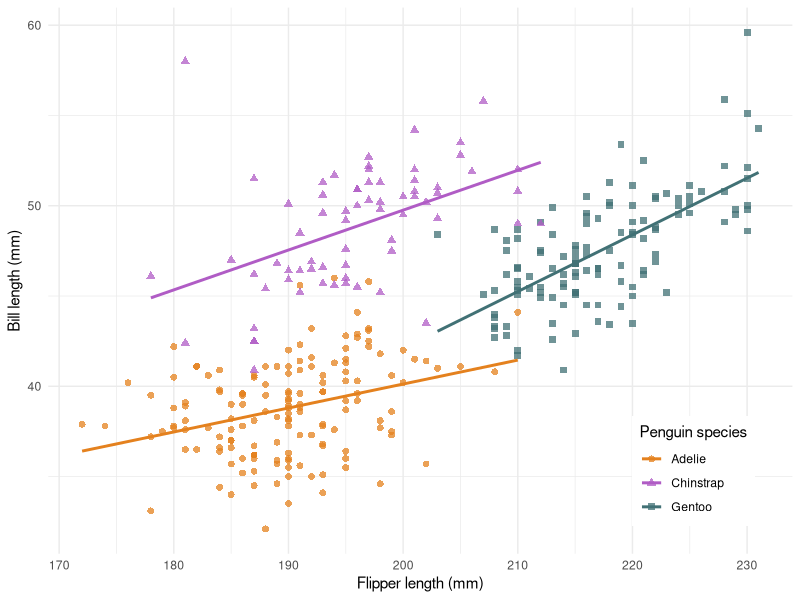
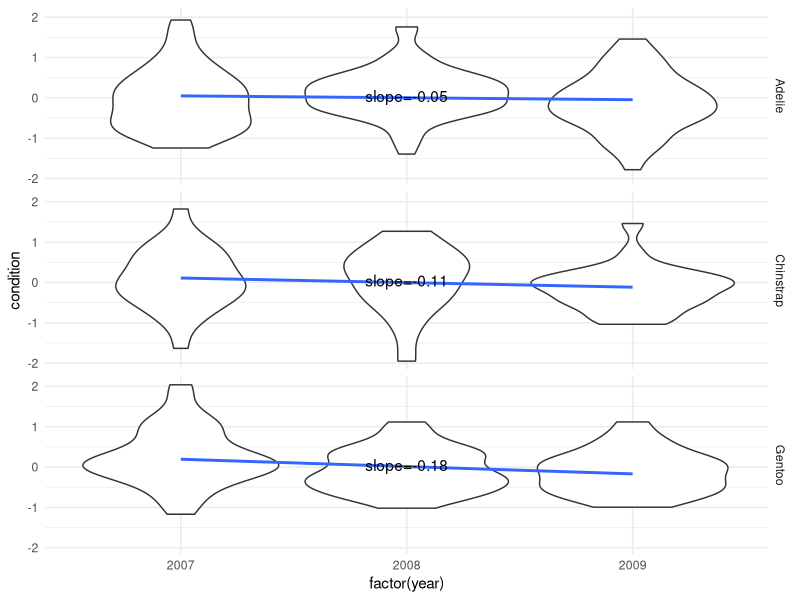

The R source for these figures, in order:
koala_gene <- "AGCCTTAAATAACGACCTTC"

n_nucleo <- function(nucleo, sequence) {
  result <- gregexpr(nucleo, sequence)
  if (length(result[[1]]) == 1 && result[[1]] == -1) {
    result <- 0
  } else {
    result <- length(result[[1]])
  }
  result
}
n_nucleo("A", koala_gene)

# Q1
nucs <- c("A", "T", "C", "G")
nuc_freq <- sapply(nucs, FUN=n_nucleo, sequence = koala_gene)
nuc_freq
# A T C G 
# 7 5 6 2 


# Q2
gc_content <- function(sequence) {
  total <- nchar(koala_gene)
  gc <- n_nucleo("C", sequence) + n_nucleo("G", sequence)
  gc/total
}
gc_content("AAG")
# 0.05
gc_content("TGCCCATGGG")
# 0.35


# Q3
marsupial_gene <- "AGCCTTTCAACACGACCTTC"

n_mutations <- function(my_gene, reference_gene) {
  split_my_gene <- strsplit(my_gene, "")[[1]]
  split_ref_gene <- strsplit(reference_gene, "")[[1]]
  sum(split_my_gene != split_ref_gene)
}
n_mutations(koala_gene, marsupial_gene)
# 4


# Q4 Code modified from: https://r4ds.had.co.nz/functions.html#functions-are-for-humans-and-computers
f1 <- function(string, prefix) {
  substr(string, 1, nchar(prefix)) == prefix
}
f2 <- function(x) {
  if (length(x) <= 1) return(NULL)
  x[-length(x)]
}
f3 <- function(x) {
  rep("A", length.out = length(x))
}

# Function f1 checks if a string has a certain prefix. 
# Function f2 returns the input without the last element. 
# Function f3 returns a list of "A" that is the same length as a list x.
# To improve function f3, I would turn "A" into a general parameter that you can input into the function.
# Better function names would be:
#   f1 -> check_prefix 
#   f2 -> delete_last_element
#   f3 -> repeated_vector


# Q5
# I would revise the name for f2 to be rm_last_element to make it a bit shorter than "delete_last_element"




library(tidyverse)
library(palmerpenguins)
ggplot(drop_na(penguins, flipper_length_mm, bill_length_mm), 
       aes(flipper_length_mm, bill_length_mm, color = species)) +
  geom_point(aes(shape = species), size = 2, alpha = 0.75) +
  geom_smooth(method = "lm", formula = y ~ x, se = FALSE) +
  labs(x = "Flipper length (mm)",
       y = "Bill length (mm)",
       color = "Penguin species",
       shape = "Penguin species") +
  scale_color_manual(values = c(Adelie = "#E4811E",
                                Chinstrap = "#B05CC5",
                                Gentoo = "#417175")) +
  theme_minimal() +
  theme(legend.box.background = element_rect(color = NA, fill = "white"),
        legend.justification = c(1, 0),
        legend.position = c(0.95, 0.05))

ith_bill <- function(i, bills) {
  sort(bills, decreasing = TRUE)[i]
}


# Q6
chinstrap <- penguins %>% filter(species=='Chinstrap')
gentoo <- penguins %>% filter(species=='Gentoo')
adelie <- penguins %>% filter(species=='Adelie')
longestBill_ind = 3

ith_bill(longestBill_ind, chinstrap$bill_length_mm)
# 54.2
ith_bill(longestBill_ind, gentoo$bill_length_mm)
# 55.1
ith_bill(longestBill_ind, adelie$bill_length_mm)
# 45.6




ith_bill_impure <- function(i) {
  bills <- penguins$bill_length_mm
  sort(bills, decreasing = TRUE)[i]
}

# Q7
# It's not a pure function because the output also depends on the 
# bill_length_mm column from the penguins data frame.
# Therefore, ith_bill_impure

ith_bill_impure(3)
# 55.9
penguins$bill_length_mm[100:300] <- NA # deleting some data
ith_bill_impure(3)
# 53.5 <- same input, but now the output is different!



# Q8
# sqrt() - pure 
# rnorm() - impure; output is stochastic
# lm() - pure
# read.csv() - impure; if you make changes to the input csv file, then the output will be different
# write.csv() - impure; creates/modifies external file


rm(penguins)
library(palmerpenguins)

# Q9
penguin_morpho <- select(penguins, bill_length_mm, flipper_length_mm, species)
penguin_morpho <- drop_na(penguin_morpho)
penguin_clust <- kmeans(select(penguin_morpho, -species), 
                        centers = n_distinct(penguins$species))
penguin_morpho$cluster <- penguin_clust$cluster
cluster_species <- penguin_morpho %>% 
  group_by(species) %>% 
  summarize(cluster = names(which.max(table(cluster)))) %>% 
  transmute(clustered_species = species, 
            cluster = as.numeric(cluster))
penguin_morpho <- left_join(penguin_morpho, cluster_species, by = "cluster")
n_misclass <- sum(penguin_morpho$species != penguin_morpho$clustered_species)
n_total <- nrow(penguin_morpho)
n_misclass / n_total
# 0.1608187



# Rewritten:
prepare_data <- function(penguins) {
  penguin_morpho <- penguins %>% select(bill_length_mm, flipper_length_mm, species) %>% drop_na()
  penguin_morpho
}

find_clusters <- function(penguin_morpho) {
  penguin_clust <- kmeans(select(penguin_morpho, -species), 
                          centers = n_distinct(penguin_morpho$species))
  penguin_morpho$cluster <- penguin_clust$cluster
  cluster_species = penguin_morpho %>% 
    group_by(species) %>% 
    summarize(cluster = names(which.max(table(cluster)))) %>% 
    transmute(clustered_species = species, 
              cluster = as.numeric(cluster))
  penguin_morpho <- left_join(penguin_morpho, cluster_species, by = "cluster")
  penguin_morpho
}

assess_clusters <- function(penguin_morpho) {
  n_misclass <- sum(penguin_morpho$species != penguin_morpho$clustered_species)
  n_total <- nrow(penguin_morpho)
  n_misclass / n_total
}

penguin_morpho <- prepare_data(penguins) %>% find_clusters()
misclass <- assess_clusters(penguin_morpho)
misclass
# 0.1608187 (same answer)





# body_condition() quantifies the body condition of a penguin as its residual
# (normalized) mass relative to its structural size (bill length, bill depth, 
# and flipper length). Use lm() to fit a regression and resid() to get the 
# residuals. 
body_condition <- function(mass, bill_length, bill_depth, flipper_length) {
  mass_normalized <- (mass - mean(mass)) / sd(mass)
  mod <- lm(mass_normalized ~ bill_length + bill_depth + flipper_length)
  resid(mod)
}

penguins_condition <- penguins %>% 
  drop_na() %>% 
  group_by(species) %>% 
  mutate(condition = body_condition(body_mass_g, bill_length_mm, bill_depth_mm, flipper_length_mm)) %>% 
  ungroup()

# condition_trend() calculates the slope of body condition over time. Use lm() 
# to fit a regression and coef() to get the slope.
condition_trend <- function(body_condition, year) {
  mod <- lm(body_condition ~ year)
  coef(mod)[[2]]
}

penguins_trend <- penguins_condition %>% 
  group_by(species) %>% 
  summarize(trend = condition_trend(condition, year)) %>% 
  mutate(trend_lbl = sprintf("slope=%0.2f", trend))

ggplot(penguins_condition, aes(factor(year), condition)) + 
  geom_violin() + 
  geom_smooth(aes(group = species), method = "lm", se = FALSE) + 
  geom_text(aes(label = trend_lbl), penguins_trend, x = 2, y = 0.05) +
  facet_grid(rows = vars(species)) +
  theme_minimal()


